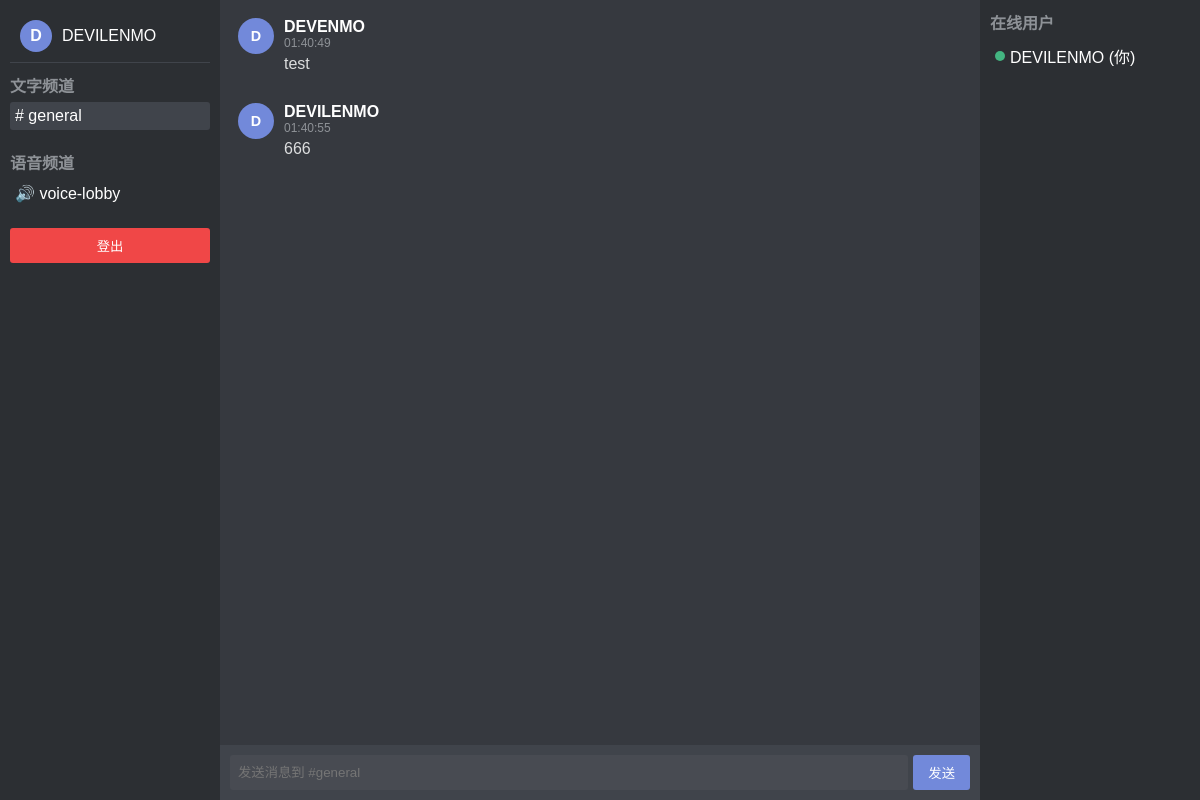
Page /channel/1 (signed in) on the committed database.
### models.py (models this page shows)
class User(db.Model, UserMixin):
    id = db.Column(db.Integer, primary_key=True)
    username = db.Column(db.String(80), unique=True, nullable=False)
    password = db.Column(db.String(200), nullable=False)
    is_admin = db.Column(db.Boolean, default=False)
    created_at = db.Column(db.DateTime, default=datetime.utcnow)
    avatar_url = db.Column(db.String(255), nullable=True)
    auto_join_voice = db.Column(db.Boolean, default=False)
    messages = db.relationship('Message', backref='user', lazy=True)
    voice_sessions = db.relationship('VoiceSession', backref='user', lazy=True)

class Channel(db.Model):
    id = db.Column(db.Integer, primary_key=True)
    name = db.Column(db.String(80), nullable=False)
    channel_type = db.Column(db.String(10), nullable=False)  # 'text' or 'voice'
    created_at = db.Column(db.DateTime, default=datetime.utcnow)
    is_private = db.Column(db.Boolean, default=False, nullable=False) # 新增 is_private 字段
    messages = db.relationship('Message', backref='channel', lazy=True)
    voice_sessions = db.relationship('VoiceSession', backref='channel', lazy=True)
    members = db.relationship(
        'User',
        secondary=channel_members,
        lazy='subquery', # 或者 'dynamic'，subquery 通常在加载时获取所有成员
        backref=db.backref('joined_channels', lazy=True) # 用户加入的频道列表
    )

class Message(db.Model):
    id = db.Column(db.Integer, primary_key=True)
    content = db.Column(db.Text, nullable=False)
    timestamp = db.Column(db.DateTime, default=datetime.utcnow)
    user_id = db.Column(db.Integer, db.ForeignKey('user.id'), nullable=False)
    channel_id = db.Column(db.Integer, db.ForeignKey('channel.id'), nullable=False)

### app.py (the view, shortened to what this page needs)
@app.route('/channel/<int:channel_id>')
@login_required
def channel(channel_id):
    channel_obj = Channel.query.get_or_404(channel_id) # Renamed to avoid conflict
    if channel_obj.is_private and not current_user.is_admin and current_user not in channel_obj.members:
        flash('您没有权限访问此私有频道。', 'error')
        return redirect(url_for('main'))
    text_channels_query = Channel.query.filter_by(channel_type='text')
    voice_channels_query = Channel.query.filter_by(channel_type='voice')
    if not current_user.is_admin:
        text_channels = [ch for ch in text_channels_query.all() if not ch.is_private or current_user in ch.members]
        voice_channels = [ch for ch in voice_channels_query.all() if not ch.is_private or current_user in ch.members]
    else:
        text_channels = text_channels_query.all()
        voice_channels = voice_channels_query.all()
    if channel_obj.channel_type == 'text':
        messages = Message.query.filter_by(channel_id=channel_id).order_by(Message.timestamp).all()
        return render_template('main.html',
                              current_channel=channel_obj,
                              messages=messages,
                              text_channels=text_channels,
                              voice_channels=voice_channels)

### app.py (called while the page is built)
@login_manager.user_loader
def load_user(user_id):
    return User.query.get(int(user_id))

### templates/main.html (shortened to what this page needs)
{% extends "base.html" %}
{% block content %}
<div class="sidebar">
    <div class="user-avatar-container" onclick="location.href='{{ url_for('settings') }}';">
        {% if current_user.avatar_url %}
            <img src="{{ current_user.avatar_url }}" alt="User Avatar" class="avatar-image">
        {% else %}
            <div class="avatar-placeholder">
                <span class="avatar-text">{{ current_user.username[0].upper() }}</span>
            </div>
        {% endif %}
        <span class="username-display">{{ current_user.username }}</span>
    </div>
    <div class="channel-list">
        <div class="channel-header">文字频道</div>
        {% for channel in text_channels %}
        <div class="channel {% if current_channel and current_channel.id == channel.id %}current-channel{% endif %}"
             onclick="location.href='{{ url_for('channel', channel_id=channel.id) }}';">
            {% if channel.is_private %}🔒 {% endif %}# {{ channel.name }}
        </div>
        {% endfor %}
    </div>
    <div class="channel-list">
        <div class="channel-header">语音频道</div>
        {% for channel in voice_channels %}
        <div class="channel {% if current_channel and current_channel.id == channel.id %}current-channel{% endif %}"
             onclick="location.href='{{ url_for('channel', channel_id=channel.id) }}';">
            {% if channel.is_private %}🔒 {% endif %}🔊 {{ channel.name }}
        </div>
        {% endfor %}
    </div>
    <div style="margin-top: 10px;">
        <button onclick="location.href='{{ url_for('logout') }}';"
                style="width: 100%; padding: 8px; background-color: #f04747; color: white; border: none; border-radius: 3px; cursor: pointer;">
            登出
        </button>
    </div>
</div>
<div class="main-content">
    {% if current_channel %}
        {% if current_channel.channel_type == 'text' %}
            <div class="chat-container" id="chat-container">
                {% if messages %}
                    {% for message in messages %}
                    <div class="message" id="message-{{ message.id }}">
                        <div class="message-avatar">
                            {% if message.user.avatar_url %}
                                <img src="{{ message.user.avatar_url }}" alt="{{ message.user.username }} avatar" class="avatar-image-sm">
                            {% else %}
                                <div class="avatar-placeholder-sm">
                                    <span class="avatar-text-sm">{{ message.user.username[0].upper() }}</span>
                                </div>
                            {% endif %}
                        </div>
                        <div class="message-content-container">
                            <span class="username">{{ message.user.username }}</span>
                            <span class="timestamp">{{ message.timestamp.strftime('%H:%M:%S') }}</span>
                            <div class="content">{{ message.content }}</div>
                        </div>
                    </div>
                    {% endfor %}
                {% else %}
                    <div style="text-align: center; margin-top: 20px; color: #8e9297;">
                        没有消息。发送第一条消息开始聊天吧！
                    </div>
                {% endif %}
            </div>
            <div class="message-input">
                <input type="text" id="message-input" placeholder="发送消息到 #{{ current_channel.name }}">
                <button onclick="sendMessage()">发送</button>
            </div>
        {% endif %}
    {% endif %}
</div>
<div class="user-list">
    <div class="channel-header">在线用户</div>
    <div id="online-users">
        <div class="user">
            <div class="user-status online"></div>
            <span>{{ current_user.username }} (你)</span>
        </div>
    </div>
</div>
{% endblock %}

### templates/base.html (shortened to what this page needs)
<!DOCTYPE html>
<html>
<head>
    <link rel="stylesheet" href="{{ url_for('static', filename='css/style.css') }}">
</head>
<body>
    {% block content %}{% endblock %}
</body>
</html>

### static/css/style.css (style rules this page uses)
body { font-family: Arial, sans-serif; margin: 0; padding: 0; display: flex; height: 100vh; }
.sidebar { width: 200px; background-color: #2c2f33; color: #ffffff; padding: 10px; overflow-y: auto; }
.main-content { flex-grow: 1; background-color: #36393f; color: #ffffff; display: flex; flex-direction: column; }
.user-list { width: 200px; background-color: #2c2f33; color: #ffffff; padding: 10px; overflow-y: auto; }
.channel-list { margin-bottom: 20px; }
.channel-header { font-weight: bold; margin-bottom: 5px; color: #8e9297; }
.channel { padding: 5px; margin: 2px 0; border-radius: 3px; cursor: pointer; }
.current-channel { background-color: #40444b; }
.chat-container { flex-grow: 1; display: flex; flex-direction: column; padding: 10px; overflow-y: auto; }
.message-input { padding: 10px; background-color: #40444b; display: flex; }
.message-input input { flex-grow: 1; padding: 8px; border: none; border-radius: 3px; background-color: #484b52; color: #ffffff; }
.message-input button { margin-left: 5px; padding: 8px 15px; border: none; border-radius: 3px; background-color: #7289da; color: white; cursor: pointer; }
.message { display: flex; align-items: flex-start; margin-bottom: 12px; padding: 8px; }
.message-avatar { margin-right: 10px; flex-shrink: 0; }
.avatar-placeholder-sm { width: 36px; height: 36px; border-radius: 50%; background-color: #7289da; display: flex; justify-content: center; align-items: center; font-weight: bold; }
.avatar-text-sm { color: white; font-size: 0.9em; }
.message-content-container { display: flex; flex-direction: column; }
.message-content-container .username { font-weight: bold; margin-right: 8px; color: #fff; }
.message-content-container .timestamp { font-size: 0.75em; color: #8e9297; margin-bottom: 3px; }
.message-content-container .content { word-wrap: break-word; line-height: 1.4; color: #dcddde; }
.user { display: flex; align-items: center; padding: 5px; margin: 2px 0; border-radius: 3px; }
.user-status { width: 10px; height: 10px; border-radius: 50%; margin-right: 5px; }
.online { background-color: #43b581; }
.avatar-text { color: white; font-weight: bold; }
.user-avatar-container { display: flex; align-items: center; padding: 10px; cursor: pointer; border-bottom: 1px solid #40444b; margin-bottom: 10px; }
.avatar-placeholder { width: 32px; height: 32px; border-radius: 50%; background-color: #7289da; display: flex; justify-content: center; align-items: center; margin-right: 10px; }
.avatar-text { color: white; font-weight: bold; font-size: 1em; }
.username-display { color: #ffffff; font-weight: 500; overflow: hidden; text-overflow: ellipsis; white-space: nowrap; }

### rows in the picture
User: username "D", username "DEVILENMO"
Channel: name "general", name "发送消息到 #general"
Channel: name "voice-lobby"
Message: user "D", user.username "DEVENMO", timestamp "01:40:49", content "test"
Message: user "D", user.username "DEVILENMO", timestamp "01:40:55", content "666"
